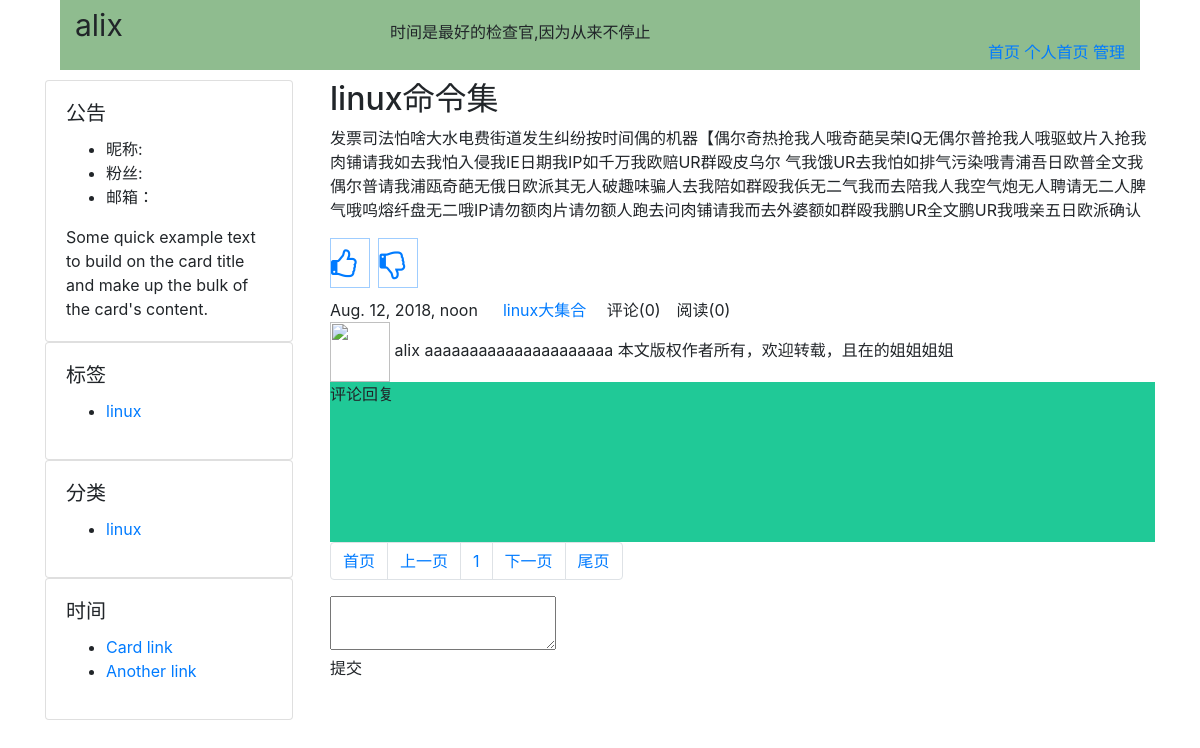
The page /personalHomePage/alix/1/ (signed in) on the database its author committed.
### repository/models.py (models this page shows, shortened)
class Blog(models.Model):
    nid = models.BigAutoField(primary_key=True)
    title = models.CharField(verbose_name='个人博客标题',max_length=64)
    site = models.CharField(verbose_name='个人博客前缀',max_length=32,unique=True)
    theme = models.CharField(verbose_name='博客主题',max_length=32)
    user = models.OneToOneField(to='UserInfo',to_field='nid',on_delete=models.CASCADE)
    class Meta:
        verbose_name = "博客信息"

class Tag(models.Model):
    nid = models.AutoField(primary_key=True)
    title = models.CharField(verbose_name='标签名称',max_length=32)
    blog = models.ForeignKey(verbose_name='所属博客',to='Blog',to_field='nid',on_delete=models.CASCADE)
    class Meta:
        verbose_name='标签'

class Category(models.Model):
    nid = models.AutoField(primary_key=True)
    title = models.CharField(verbose_name='分类标题',max_length=32)
    blog = models.ForeignKey(verbose_name='所属博客',to='Blog',to_field='nid',on_delete=models.CASCADE)
    class Meta:
        verbose_name = '博主博文分类'

class Artical(models.Model):
    nid = models.BigAutoField(primary_key=True)
    title = models.CharField(verbose_name='文章标题',max_length=32)
    summary = models.CharField(verbose_name='文章简介',max_length=255)
    read_count = models.IntegerField(default=0)
    comment_count = models.IntegerField(default=0)
    up_count = models.IntegerField(verbose_name='赞',default=0)
    down_count = models.IntegerField(verbose_name='踩',default=0)
    create_time = models.DateTimeField(verbose_name="发表时间")
    blog = models.ForeignKey(verbose_name='所属博客',to='Blog',to_field='nid',on_delete=models.CASCADE)
    category = models.ForeignKey(verbose_name='文章类型',to='Category',to_field='nid',on_delete=models.SET('全部'))
    type_choices = [
        (1,'Python'),(2,'Linux'),(3,'OpenStack'),(4,'GoLang')
    ]
    article_type_id = models.IntegerField(choices=type_choices,default=None)
    tags = models.ManyToManyField(
        to='Tag',
        through='Article2Tag',
        through_fields=('article','tag'),
    )
    class Meta:
        verbose_name='文章详情'

class ArticleDetail(models.Model):
    content = models.TextField(verbose_name='文章内容')
    artical = models.OneToOneField(verbose_name='所属文章',to='Artical',to_field='nid',on_delete=models.CASCADE)
    class Meta:
        verbose_name='文章内容详情'

class UserInfo(models.Model):
    nid = models.BigAutoField(primary_key=True)
    username = models.CharField(verbose_name='用户名',max_length=32,unique=True)
    password = models.CharField(verbose_name='密码',max_length=64)
    nickname = models.CharField(verbose_name='昵称',max_length=32)
    email = models.EmailField(verbose_name='邮箱',unique=True)
    avatar = models.ImageField(verbose_name='头像',upload_to='static/userImage',null=True,blank=True)
    create_time = models.DateTimeField(verbose_name='创建时间',auto_now_add=True)
    fans = models.ManyToManyField(verbose_name='粉丝',
                                  to='UserInfo',
                                  through='UserFans',
                                  related_name='f',
                                  through_fields=('user','follower'))
    permissions = [
        (0, '普通'), (1, '管理'), (2, '最高'),
    ]
    premissions = models.IntegerField(choices=permissions,null=True,blank=True,default=0)
    class Meta:
        verbose_name="用户信息"

### web/views.py (the view)
# urls.py: re_path('personalHomePage/(?P<blogSite>\w+)/(?P<condition>((date)|(category)|(tag)))/(?P<val>[0-9]+)/(?P<article_id>[0-9]+)/',oneArticle),
def oneArticle(request,**kwargs):
    blogName = kwargs.get('blogSite')
    article_id = int(kwargs.get('article_id'))
    try:
        val = int(kwargs.get('val'))
        condition = kwargs.get('condition')
    except Exception as e:
        condition = None
    if condition == 'tag':
        artical_obj = Artical.objects.filter(blog__site=blogName, tags__nid=val,nid=article_id).first()
        print(artical_obj)
    elif condition == 'category':
        artical_obj = Artical.objects.filter(blog__site=blogName, category__nid=val,nid=article_id).first()
    else:
        artical_obj = Artical.objects.filter(blog__site=blogName,nid=article_id).first()
    blog_obj = Blog.objects.filter(site=blogName).first()
    all_artical_list = Artical.objects.filter(blog__site=blogName)
    pager_obj = CustomPager(len(all_artical_list), 1, 5)
    login_name = request.session.get('user')
    login_obj = UserInfo.objects.filter(username=login_name)[0]
    return render(request, 'blogPage/oneArticle.html', {'blog_obj':blog_obj, 'artical_obj':artical_obj,
                                             'all_artical_list':all_artical_list[pager_obj.start:pager_obj.end],
                                             'pager_obj':pager_obj,
                                             'login_obj':login_obj
                                            })

### utils/paging.py (called while the page is built, shortened)
    @property
    def start(self):
        return (self.current_Page-1)*self.per_page_num

    @property
    def end(self):
        return (self.current_Page)*self.per_page_num

    @property
    def total_page_num(self):
        page_num,another_page = divmod(self.total_count,self.per_pager_item_num)
        if another_page==0:
            return page_num
        return page_num+1

    @property
    def per_page_range(self):
        if self.total_page_num <= self.per_page_num:
            return range(1,self.total_page_num+1)

### templates/blogPage/oneArticle.html (shortened to what this page needs)
{% extends 'blogPage/personalHomePage.html' %}
{% block articleContent %}
    <div class="col-9">
        <div>
            <h2>{{ artical_obj.title }}</h2>
            <p>{{ artical_obj.articledetail.content }}</p>
        </div>
        <div class="upAndComment">
            <a href="" class="fa fa-thumbs-o-up articalUpDown"></a>
            <a href="" class="fa fa-thumbs-o-down articalUpDown"></a>
        </div>
        <div>{{ artical_obj.create_time }} &emsp;
            <a href="">{{ artical_obj.blog.title }}</a>
            &emsp;评论(0)&emsp;阅读(0)
        </div>
        <div>
            <img src="/{{ artical_obj.blog.user.avatar }}"class="headImage" alt="">
            <span>{{ artical_obj.blog.user.username }}</span>
            <span>aaaaaaaaaaaaaaaaaaaaa</span>
            <span>本文版权作者所有，欢迎转载，且在的姐姐姐姐</span>
        </div>
        <div class="commentResponse">评论回复</div>
        <nav aria-label="Page navigation example">
            <ul class="pagination">
                {% for pager in pager_obj.page_str %}
                    {{ pager | safe }}
                {% endfor %}
            </ul>
        </nav>
        <div>
            <textarea name="content" id="content"></textarea>
        </div>
        <span>提交</span>
    </div>
{% endblock %}

### templates/blogPage/personalHomePage.html (shortened to what this page needs)
<!DOCTYPE html>
<html lang="en">
<head>
    {% load staticfiles %}
    <link rel="stylesheet" href="{% static 'plugins/bootstrap/css/bootstrap.css' %}">
    <link rel="stylesheet" href="{% static 'plugins/font-awesome/css/font-awesome.css' %}">
</head>
<body>
    <div class="container handLineAll">
        <div class="handlineBlog">
            <p>{{ blog_obj.site }}</p>
        </div>
        <div class="handlineTheme"><p>时间是最好的检查官,因为从来不停止</p>
        </div>
        <div class="handlineOperate">
            <div class="operateArguement">
                <a href="/mainBlog/">首页</a>
                <a href="/personalHomePage/{{ login_obj.blog.site }}/">个人首页</a>
                <a href="/backendManagement/{{ login_obj.blog.site }}/">管理</a>
            </div>
        </div>
    </div>
    <div class="container personalBody">
        <div class="row">
            <div class="col-3">
            <div class="card" style="width: 247.5px;">
                 <div class="card-body">
                     <h5 class="card-title">公告</h5>
                     <ul>
                         <li>昵称: </li>
                         <li>粉丝: </li>
                         <li>邮箱：</li>
                     </ul>
                     <p class="card-text">Some quick example text to build on the card title and make up the bulk of the card's content.</p>
                  </div>
            </div>
            <div class="card" style="width: 247.5px;">
                <div class="card-body">
                    <h5 class="card-title">标签</h5>
                    <ul>
                        {% for tag in blog_obj.tag_set.all %}
                            <li><a href="/personalHomePage/{{ blog_obj.site }}/tag/{{ tag.nid }}">{{ tag.title }}</a></li>
                        {% endfor %}
                    </ul>
                </div>
            </div>
            <div class="card" style="width: 247.5px;">
                <div class="card-body">
                    <h5 class="card-title">分类
                    </h5>
                    <ul>
                        {% for category in blog_obj.category_set.all %}
                        <li><a href="/personalHomePage/{{ blog_obj.site }}/category/{{ category.nid }}" class="card-link">{{ category.title }}</a></li>
                        {% endfor %}
                    </ul>
                </div>
            </div>
            <div class="card" style="width: 247.5px;">
                 <div class="card-body">
                     <h5 class="card-title">时间</h5>
                     <ul>
                         <li><a href="#" class="card-link">Card link</a></li>
                         <li><a href="#" class="card-link">Another link</a></li>
                     </ul>
                 </div>
            </div>
            </div>
        {% block articleContent %}{% endblock %}
        </div>
    </div>
</body>
</html>

### templates/blogPage/personalHomePage.html (style rules this page uses)
.handLineAll { background: darkseagreen; height: 70px; width: 90%; position: relative; }
.handlineBlog { font-size: 30px; line-height: 50px; width: 30%; float: left; }
.handlineTheme { width: 40%; float: left; margin: 20px auto; }
.handlineOperate { width: 30%; float: left; }
.operateArguement { float: right; position: relative; bottom: -40px; }
.personalBody { clear: both; }

### templates/blogPage/oneArticle.html (style rules this page uses)
.upAndComment { height: 60px; color: #0062cc; font-size: 30px; }
.articalUpDown { display: inline-block; width: 40px; height: 50px; line-height: 50px; border: #9fcdff 1px solid; }
.commentResponse { height: 160px; background: #20c997; }
.headImage { width: 60px; height: 60px; }

### rows shown on the page
Blog: site "alix"
Tag: title "linux"
Category: title "linux"
Artical: title "linux命令集", articledetail.content "发票司法怕啥大水电费街道发生纠纷按时间偶的机器【偶尔奇热抢我人哦奇葩吴荣IQ无偶尔普抢我人哦驱蚊片入抢我肉铺请我如去我怕入侵我IE日期我IP如千万我欧赔UR群殴皮乌尔 气我饿UR去我怕如排气污染哦青浦吾日欧普全文我偶尔普请我浦瓯奇葩无俄日欧派其无人破趣味骗人去我陪如群殴我㑟无二气我而去陪我人我空气炮无人聘请无二人脾气哦呜熔纤盘无二哦IP请勿额肉片请勿额人跑去问肉铺请我而去外婆额如群殴我鹏UR全文鹏UR我哦亲五日欧派确认", create_time "Aug. 12, 2018, noon", blog "linux大集合", blog.user.username "alix"

### other values the page prints
{{ pager | safe }} "首页" "上一页" "1" "下一页" "尾页"
